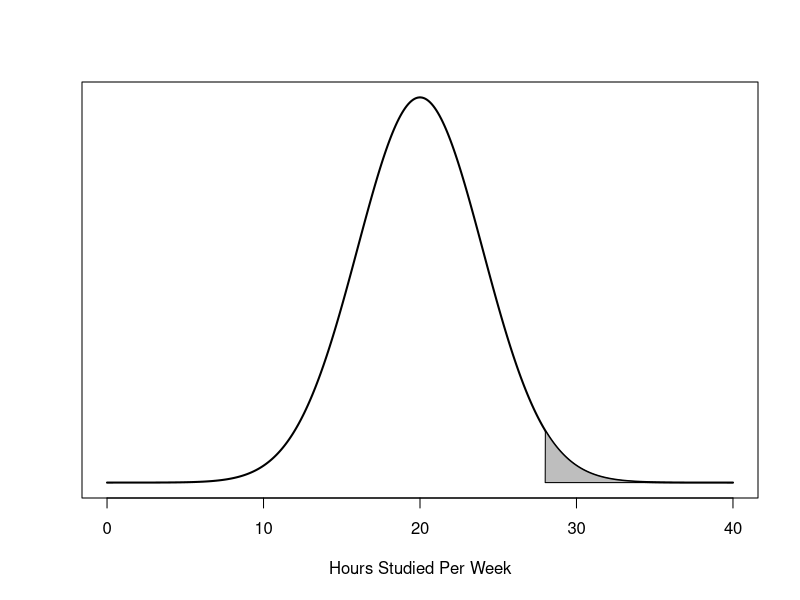
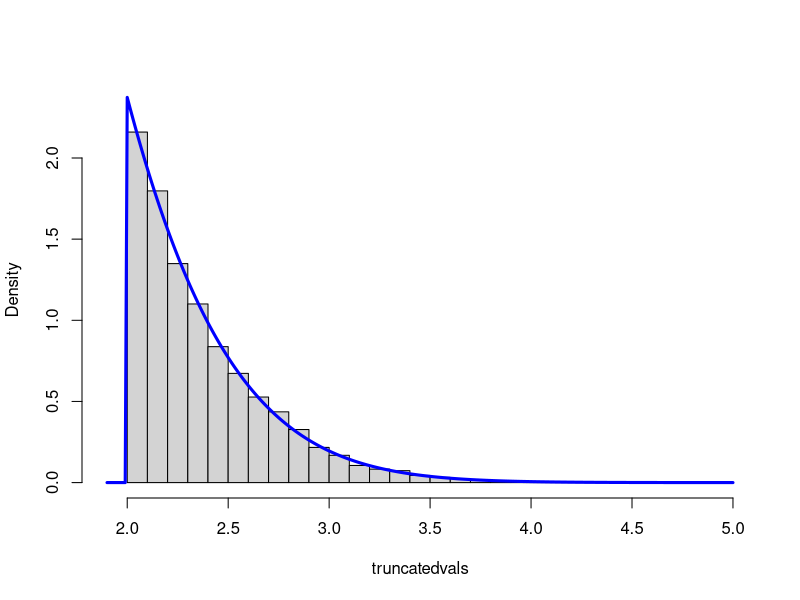
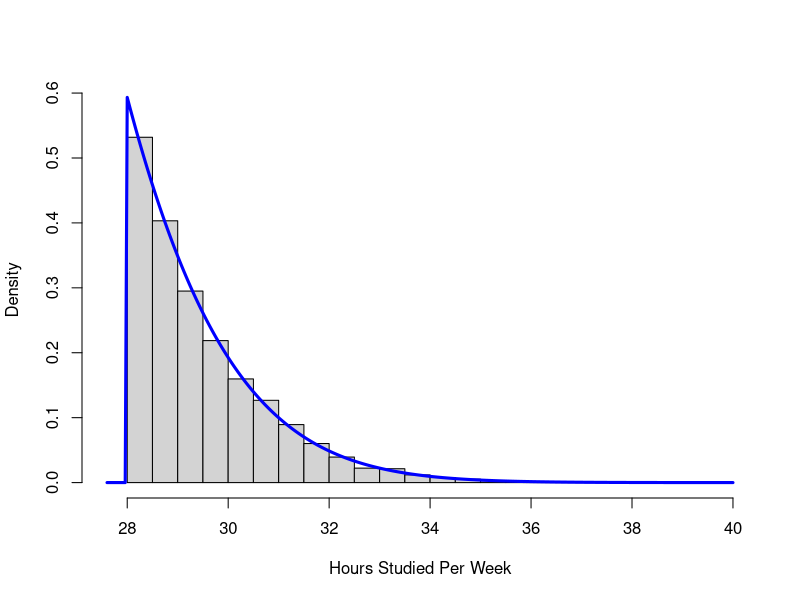

R code for these plots, in order:
## Accept-Reject example R code ##

# Generate draws from a truncated Normal(20,4) disribution where the values are greater than 28

# X ~ N(20, 4) then X = 20 + 4Z where Z ~ N(0,1)
	mean_hours = 20
	sd_hours = 4

	#Plot of N(20,4) with upper tail >28 shaded 
	x=seq(0, 40, length=400)
	y=dnorm(x, mean=mean_hours, sd = sd_hours)
	plot(x,y,type="l", lwd=2, col="black", xlab="Hours Studied Per Week", ylab="", yaxt='n')
	x.subset = seq(28.01, 39.99, length=200)
	y.subset = dnorm(x.subset, mean=mean_hours, sd = sd_hours)
	polygon(c(28,x.subset,40),c(0,y.subset,0),col="gray")


# Sample from a standard Normal distribution, only the upper tail when X>2

# set seed for reproducibility 
	set.seed(321)

	trunc.point = 2
	M = exp(-0.5*trunc.point^2)/(trunc.point*sqrt(2*pi)*pnorm(trunc.point, lower.tail=FALSE))

	#mean acceptance rate 
	print(1/M)

	#Monte Carlo sample size
	m = 1e4

	#truncated normal density
	f.truncatednormal <- function(x,c, mu, sigma){
	     return((dnorm(x, mean=mu, sd=sigma)/(1-pnorm(c, mean=mu, sd=sigma)))*ifelse(x>=c, 1, 0))
	}

	# generate iid realizations from Exp(1)
	xstar.vals1 = -log(1-runif(m))

	xstar.vals = trunc.point + xstar.vals1/trunc.point  #shift and scale by truncation point

	# independently generate iid realizations from U(0,1)
	u.vals = runif(m)

	# calculate the value of the densities 
	fstar.vals = trunc.point*exp(-trunc.point*(xstar.vals-trunc.point))
	ftruncated.vals = f.truncatednormal(x=xstar.vals, c=trunc.point, mu=0, sigma=1)

	acceptindices = u.vals < (ftruncated.vals/(M*fstar.vals))

	# proportion of acceptances
	mean(acceptindices)

	# keep only the accepted draws
	truncatedvals = xstar.vals[acceptindices]

	# put back in the original scale 
    truncatedvals_originalscale = mean_hours + truncatedvals*sd_hours

# Plotting results

    # Plotting on the standard normal scale 
   	# x-axis range for plotting and true density values
     xrange = seq(1.9, 5, by=0.01)
     f.true = f.truncatednormal(xrange,c=2, mu=0, sigma=1)

	#histogram of the output 
	hist(truncatedvals, freq=FALSE, breaks=30, 
	     xlim=c(1.9, 5), ylim=c(0,max(f.true)), 
	     main="")
	   lines(f.true~xrange, col="blue", lty=1, lw=3) #true density 

	# Plotting on the original scale 
	 xrange_originalscale = xrange*sd_hours + mean_hours
	 f.true_originalscale = f.truncatednormal(xrange_originalscale, c=28, mu=mean_hours, sigma=sd_hours)

	 	#histogram of the output 
	 pdf("histAcceptReject_originalscale.pdf")
	hist(truncatedvals_originalscale, freq=FALSE, breaks=30, 
	     xlim=c(min(xrange_originalscale), max(xrange_originalscale)), ylim=c(0,max(f.true_originalscale)), 
	     main="", xlab="Hours Studied Per Week")
	   lines(f.true_originalscale~xrange_originalscale, col="blue", lty=1, lw=3) #true density 
	   dev.off()

# Monte Carlo estimate and standard error #

	# Standard normal results 
		# MC estimate 
		# mean of truncated normal
		mean(truncatedvals)

		# MCSE of estimated mean
		mcse_tn = sd(truncatedvals)/sqrt(m)

		# 90% confidence interval, round to third decimal point
		round(mean(truncatedvals)+c(-1,1)*qnorm(0.95)*mcse_tn,3)

	# Original scale results
		# MC estimate 
		# mean of truncated normal
		mean(truncatedvals_originalscale)

		# MCSE of estimated mean
		mcse_tn_originalscale = sd(truncatedvals_originalscale)/sqrt(m)

		# 90% confidence interval, round to third decimal point
		round(mean(truncatedvals_originalscale)+c(-1,1)*qnorm(0.95)*mcse_tn_originalscale,3)
